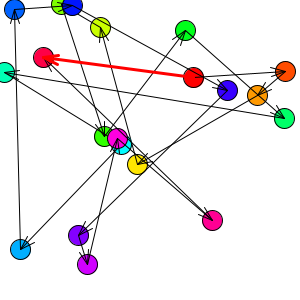
Frame 1 (no input)
Frame 60 (the mouse pressed at the canvas centre just before this capture): identical to frame 1, image omitted
Frame 120 (the mouse held since frame 60 and released just before this capture): identical to frame 1, image omitted

The Processing sketch that drew this single still picture (run headless with seeded random() and noise(); from frame 60 on, the mouse is pressed at the canvas centre):

// Processing sketch: SumOfVectors
// ── SumOfVectors.pde
class Handle {
  float x, y;
  color c;
  float r;
  boolean selected;
  Handle (float x, float y, color c) {
    this.x = x;
    this.y = y;
    this.c = c;
    r = 10;
  }
  void draw() {
    pushStyle();
    color col = c;
    if (selected) {
      col = color((hue(c)+128) % 256, 255, 255);
    }
    fill(col);
    ellipse(x, y, 2*r, 2*r);
    popStyle();
  }
  boolean hit(float px, float py) {
    return dist(x, y, px, py) < r;
  }
}

ArrayList<Handle> handles = new ArrayList<Handle>();

void setup() {
  size(300, 300);
  smooth();
  colorMode(HSB);
  int n = 20;
  for (int i = 0; i < n; i++) {
    float x = random(width);
    float y = random(height);
    color c = color(map(i, 0, n, 0, 256), 255, 255);
    handles.add(new Handle(x, y, c));
  }
}

void arrow(float x0, float y0, float x1, float y1) {
  line(x0, y0, x1, y1);
  float th = atan2(y1-y0, x1-x0);
  float d = 15;
  float ph = PI/10;
  float px, py;
  px = d*cos(PI+th+ph);
  py = d*sin(PI+th+ph);
  line(x1, y1, x1+px, y1+py);
  px = d*cos(PI+th-ph);
  py = d*sin(PI+th-ph);
  line(x1, y1, x1+px, y1+py);
}

void draw() {
  background(255);
  stroke(0);
  float x0 = handles.get(0).x, y0 = handles.get(0).y;
  float xsum = x0, ysum = y0;
  int n = handles.size();
  Handle lastH = null;
  for (int i = 0; i < n; i++) {
    Handle h = handles.get(i);
    h.draw();
    if (lastH != null) {
      arrow(lastH.x, lastH.y, h.x, h.y);
      xsum += h.x - lastH.x;
      ysum += h.y - lastH.y;
    }
    lastH = h;
  }
  pushStyle();
  stroke(0, 255, 255);
  strokeWeight(3);
  arrow(x0, y0, xsum, ysum);
  popStyle();
}

Handle dragging = null;
float dragStartX, dragStartY;
float dragOriginX, dragOriginY;

void mouseMoved() {
  for (Handle h : handles) {
    h.selected = h.hit(mouseX, mouseY);
  }
}

void mousePressed() {
  for (Handle h : handles) {
    if (h.selected) {
      dragging = h;
      break;
    }
  }
  if (dragging != null) {
    dragStartX = mouseX;
    dragStartY = mouseY;
    dragOriginX = dragging.x;
    dragOriginY = dragging.y;
  }
}

void mouseDragged() {
  if (dragging == null) {
    return;
  }
  dragging.x = dragOriginX + (mouseX - dragStartX);
  dragging.y = dragOriginY + (mouseY - dragStartY);
}

void mouseReleased() {
  dragging = null;
}
